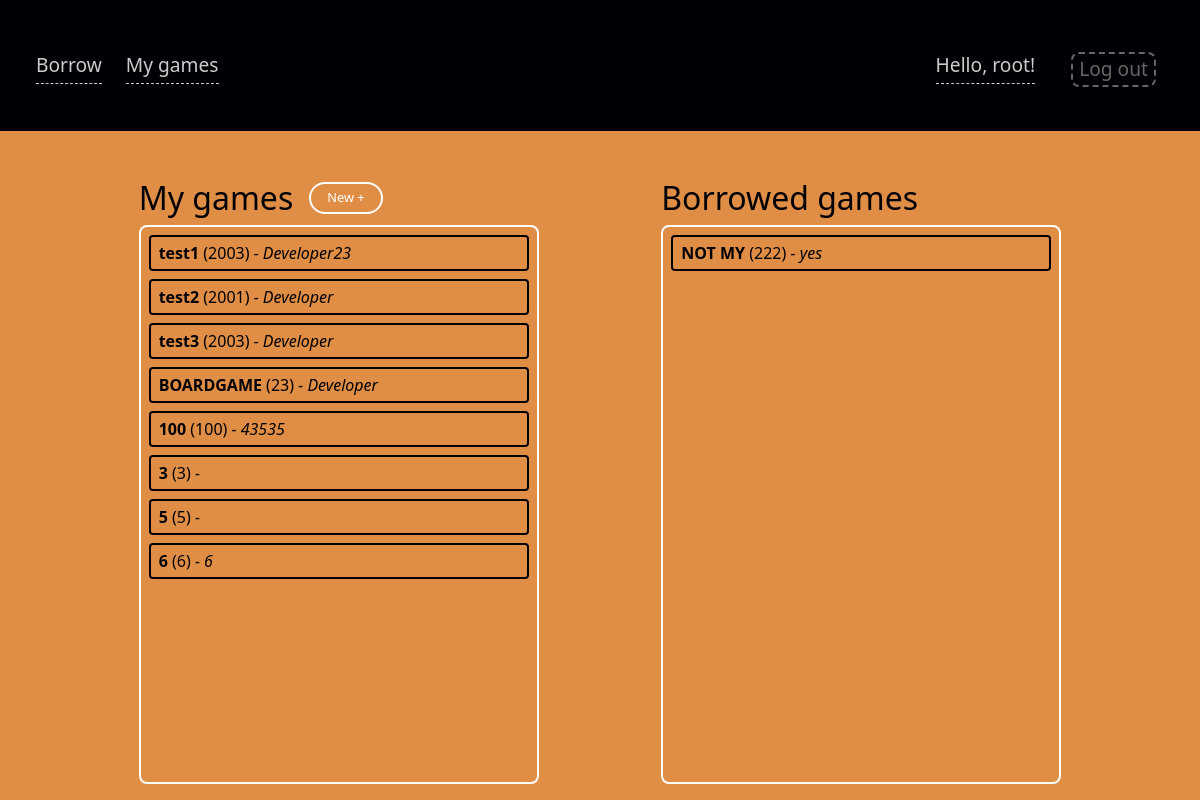
Page /accounts/profile/ (signed in) on the earlier database version.
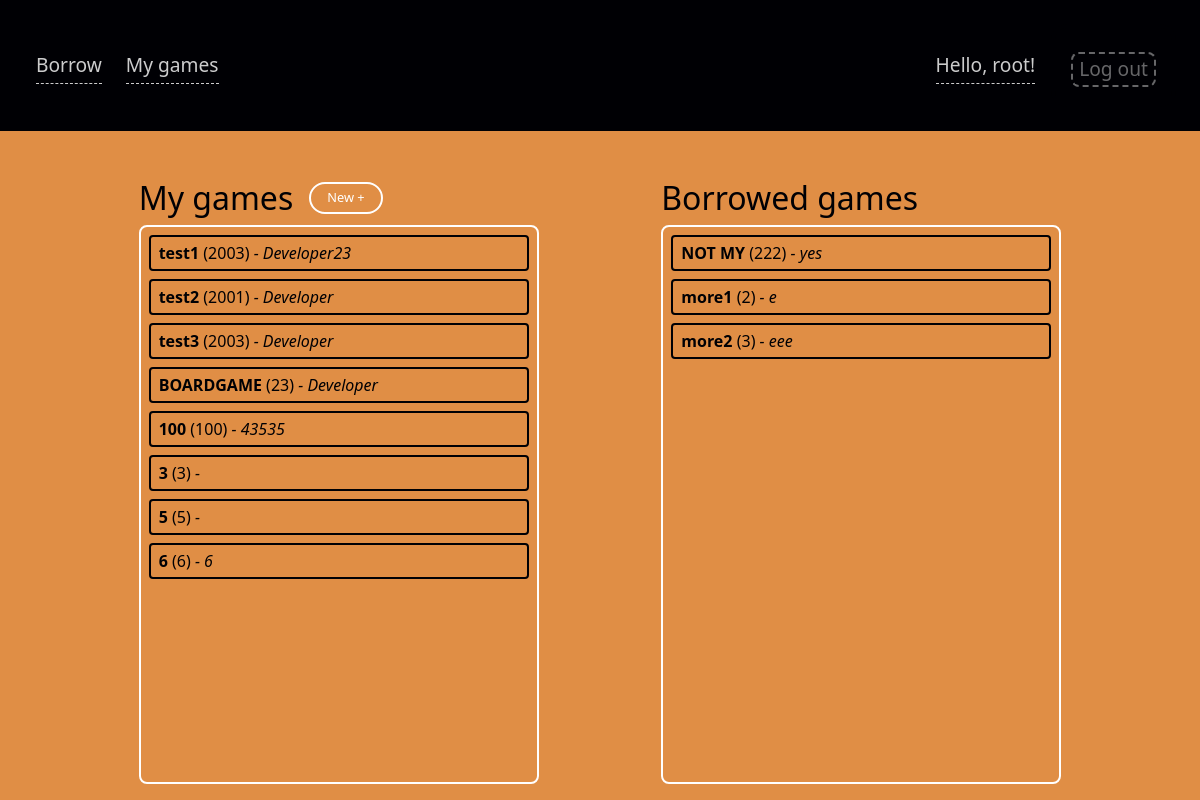
Same page on the later database version.
### boardgames/models.py (models this page shows, shortened)
class Boardgame(models.Model):
    name = models.CharField(max_length=255)
    description = models.TextField()
    developer = models.CharField(max_length=255)
    year_published = models.IntegerField()
    date_added = models.DateTimeField(auto_now_add=True)
    date_modified = models.DateTimeField(auto_now=True)
    user = models.ForeignKey(User, on_delete=models.CASCADE)

### accounts/views.py (the view)
# urls.py: path('profile/', views.profile, name="profile")
@login_required
def profile(request, message=""):
    context = {}
    context['message'] = message
    context['user'] = request.user
    context['boardgames'] = Boardgame.objects.filter(user=context['user'])
    borrowed_boardgames = Boardgame.objects.filter(
        borrowing__borrower=context['user'], borrowing__date_returned__isnull=True)
    context['borrowed_boardgames'] = borrowed_boardgames
    message = messages.get_messages(request)
    context['message'] = message
    return render(request, 'registration/profile.html', context)

### accounts/templates/registration/profile.html (shortened to what this page needs)
{% extends "boardgames/base.html" %} {% block page_styles %}
{%load static%}
<link rel="stylesheet" href="{% static 'accounts/profile.css' %}" />
{% endblock %}
	{%block content%}
	<content>
		<div class="games-container">
			<div class="d-flex align-items-center mb-2">
				<h2 class="m-0">My games</h2>
				<a id="new-button" href="{% url 'boardgames:new_boardgame'%}">New +</a>
			</div>
			<div class="game-box">
				<ul>
					{% for boardgame in boardgames %}
					<a
						class="boardgame"
						href="{% url 'boardgames:boardgame_detail' boardgame.id %}">
						<li>
							<strong>{{ boardgame.name }}</strong>
							<span>({{boardgame.year_published}})</span>
							<i> - {{boardgame.developer}}</i>
						</li>
					</a>
					{% endfor %}
				</ul>
			</div>
		</div>
	</content>
	<content>
		<div class="games-container">
			<div class="mb-2">
				<h2 class="m-0">Borrowed games</h2>
			</div>
			<div class="game-box">
				<ul>
					{% for boardgame in borrowed_boardgames %}
					<a
						class="boardgame"
						href="{% url 'boardgames:boardgame_detail' boardgame.id %}">
						<li>
							<strong>{{ boardgame.name }}</strong>
							<span>({{boardgame.year_published}})</span>
							<i> - {{boardgame.developer}}</i>
						</li>
					</a>
					{% endfor %}
				</ul>
			</div>
		</div>
	</content>
	{%endblock content%}

Differences in the rows shown:
added Boardgame: name "more1", year_published "2", developer "e", shown under "Borrowed games"
added Boardgame: name "more2", year_published "3", developer "eee", shown under "Borrowed games"
